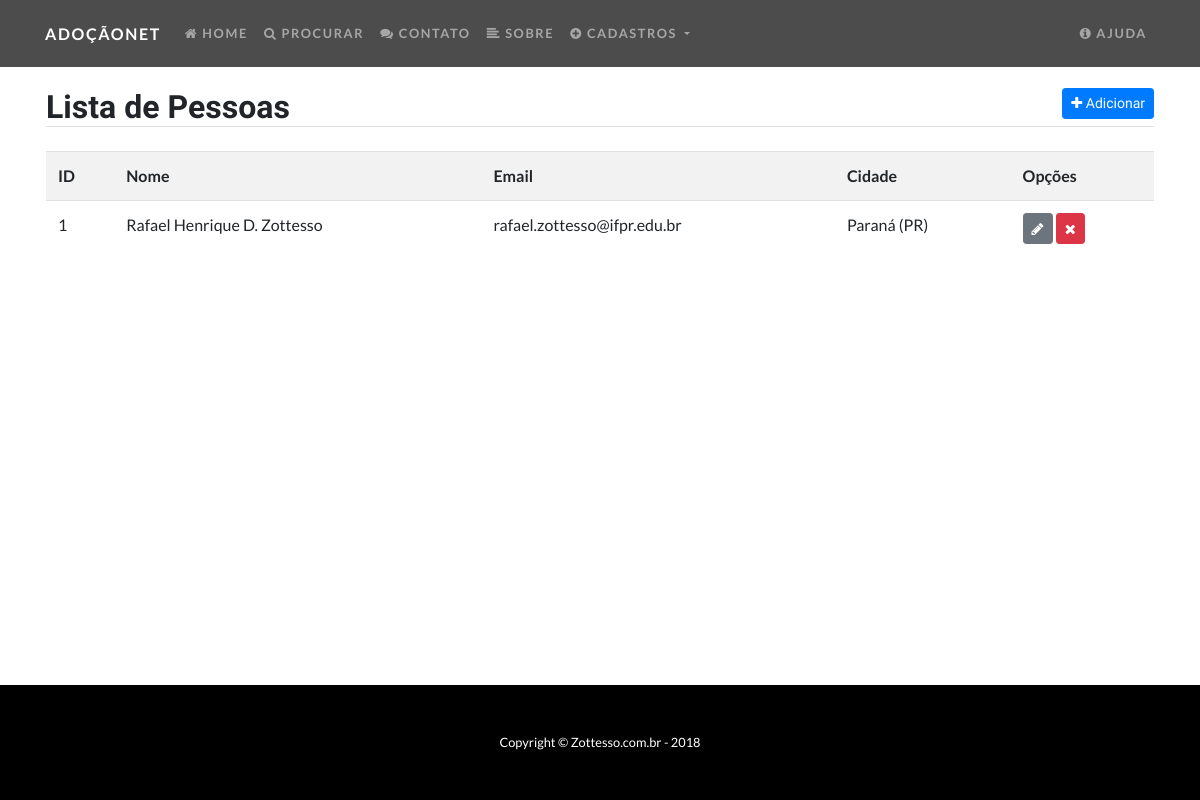
/listar/pessoas/, run on an earlier commit of the app's database.
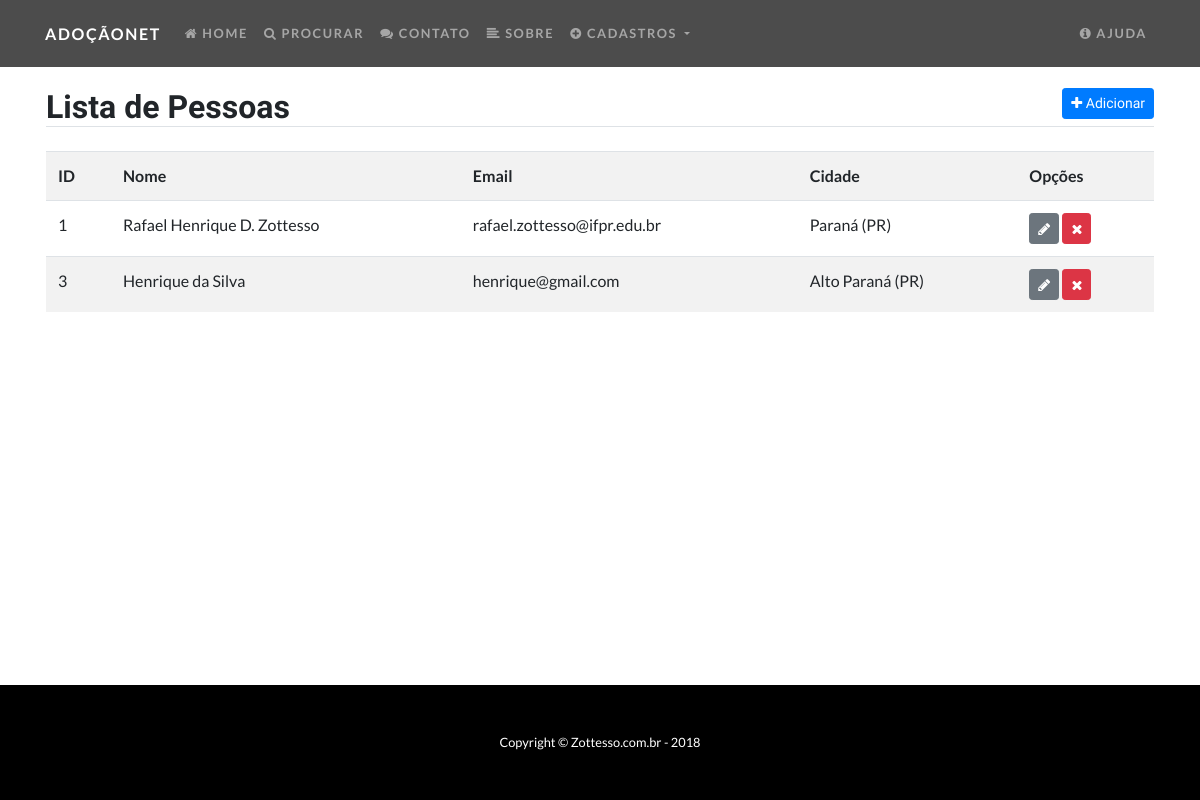
And on a later commit of the database.
### animais/models.py (models this page shows, shortened)
class Pessoa(models.Model):
    nome = models.CharField(max_length=50, help_text='Nome completo')
    email = models.CharField(max_length=50)
    nascimento = models.DateField('Data de Nascimento')
    cidade = models.ForeignKey(Cidade, on_delete=models.CASCADE)

class Cidade(models.Model):
    nome = models.CharField(max_length=50)
    estado = models.CharField(max_length=2, help_text='Informe apenas a sigla')
    def __str__(self):
        return self.nome + ' (' + self.estado + ')'

### animais/views.py (the view)
# urls.py: path('listar/pessoas/', PessoaList.as_view(), name="listar-pessoas"),
class PessoaList(ListView):
    model = Pessoa
    template_name = 'pessoa_list.html'

### animais/templates/pessoa_list.html (shortened to what this page needs)
{% extends 'modelo.html' %}
{% block conteudo %}
<div class="container">
  <div class="row mt-5">
    <div class="col-sm p-3 mt-4">
      <h2 class="border-bottom">
        Lista de Pessoas
        <a href="{% url 'inserir-pessoa' %}" class="float-right btn btn-primary btn-sm">
          <i class="fa fa-plus" aria-hidden="true"></i>
          Adicionar
        </a>
      </h2>
      <table class="table table-striped mt-4">
        <tr>
          <th>ID</th>
          <th>Nome</th>
          <th>Email</th>
          <th>Cidade</th>
          <th>Opções</th>
        </tr>
        {% for pessoa in object_list %}
          <tr>
            <td>{{pessoa.id}}</td>
            <td>{{pessoa.nome}}</td>
            <td>{{pessoa.email}}</td>
            <td>{{pessoa.cidade}}</td>
            <td>
              <a href="{% url 'editar-pessoa' pessoa.id %}" class="btn btn-secondary btn-sm">
                <i class="fa fa-pencil" aria-hidden="true"></i>
              </a>
              <a href="{% url 'excluir-pessoa' pessoa.id %}" class="btn btn-danger btn-sm">
                <i class="fa fa-times" aria-hidden="true"></i>
              </a>
            </td>
          </tr>
        {% empty %}
            <tr>
              <td colspan="3">Nenhuma cidade cadastrada!</td>
            </tr>
        {% endfor %}
      </table>
    </div>
  </div>
</div>
{% endblock %}

What changed in the data, as far as the page shows it:
added Pessoa: id "3", nome "Henrique da Silva", email "henrique@gmail.com", cidade "Alto Paraná (PR)"
